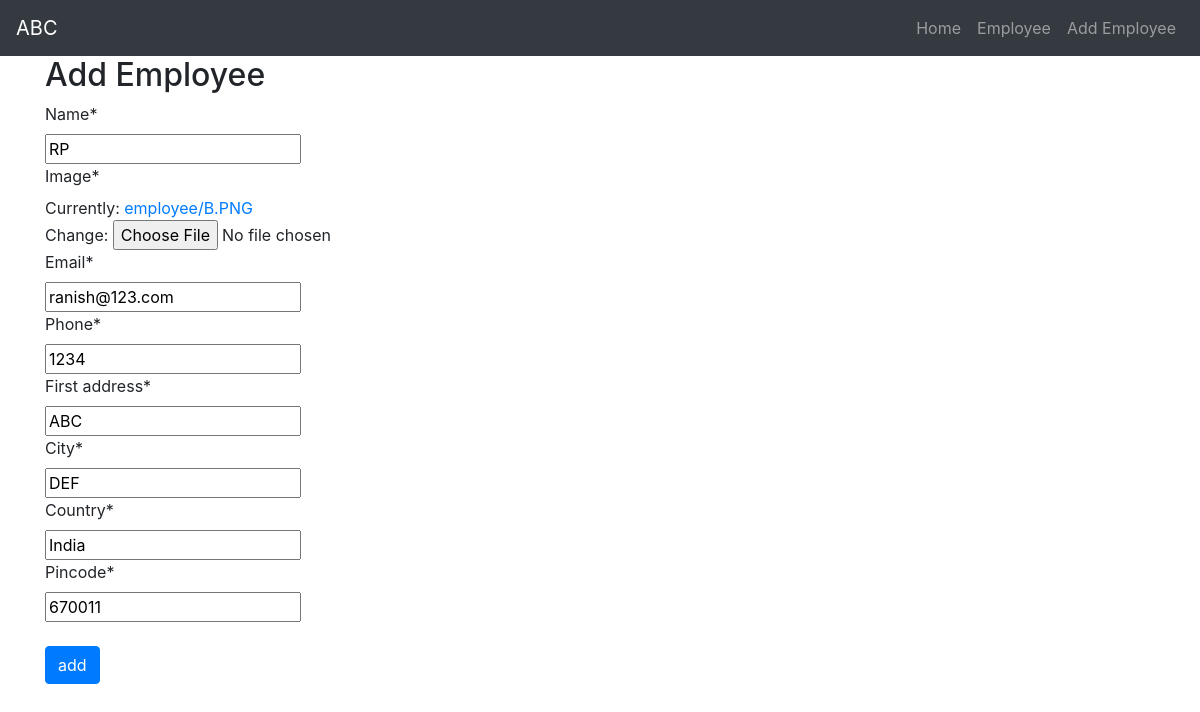
Page /employee/update/3 (signed in) on the earlier database version.
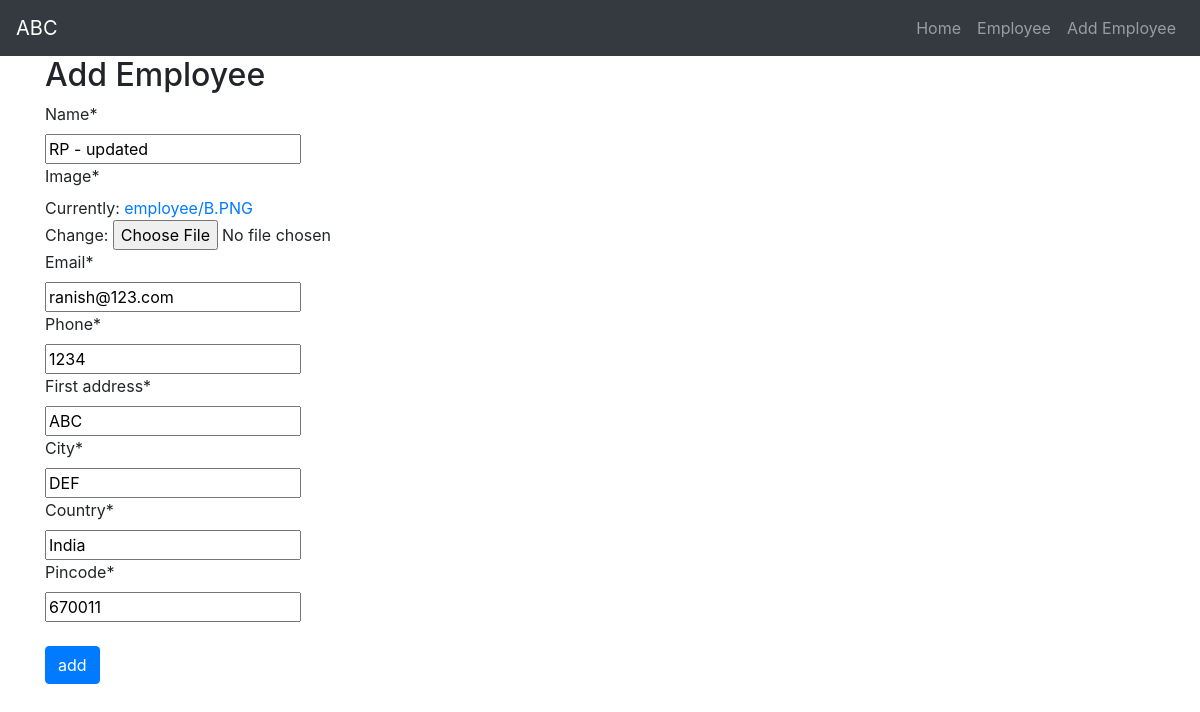
Same page on the later database version.
### employee/models.py (models this page shows, shortened)
class Employee(models.Model):
    name = models.CharField(max_length=100)
    image = models.ImageField(upload_to="employee/")
    email = models.EmailField(unique=True)
    phone = models.CharField(max_length=12)
    first_address = models.CharField(max_length=122)
    city = models.CharField(max_length=122)
    country = models.CharField(max_length=122)
    pincode = models.IntegerField(default=0)

### employee/views.py (the view)
# urls.py: path('update/<int:pk>', views.EmployeeUpdateView.as_view(), name='update-employee'),
class EmployeeUpdateView(LoginRequiredMixin, UpdateView):
    template_name ="employee/add_employee.html"
    model = Employee
    fields ="__all__"
    queryset = Employee.objects.all()
    success_url = reverse_lazy('list-employee')

### employee/templates/employee/add_employee.html (shortened to what this page needs)
{% extends 'base/base.html' %}
{% load crispy_forms_tags %}
{% block content %}
<div class="container">
    <div class="row">
        <div class="col-lg-8 ">
            <h2>Add Employee</h2>
            <form method="POST" enctype="multipart/form-data">
                {{ form | crispy }}
                <br>
                <button class="btn btn-primary" type="submit"> add</button>
            </form>
        </div>
    </div>
</div>
{% endblock %}

### templates/base/base.html (shortened to what this page needs)
<!DOCTYPE html>
{% load static %}
<html lang="en">
<head>
    <link rel="stylesheet" href="https://cdn.jsdelivr.net/npm/bootstrap@4.5.3/dist/css/bootstrap.min.css">
</head>
<body>
    {% if user.is_authenticated %}
        {% include 'base/navbar.html' %}
    {% endif %}
    {% block content %}
    {% endblock %}
</body>
</html>

### templates/base/navbar.html (shortened to what this page needs)
<nav class="navbar navbar-expand-lg navbar-dark bg-dark">
    <a class="navbar-brand" href="{% url 'home' %}">ABC</a>
    <div class="collapse navbar-collapse" id="navbarSupportedContent">
      <ul class="navbar-nav ml-auto text-white">
        <li class="nav-item text-white">
          <a class="nav-link" href="{% url 'home' %}" >Home <span class="sr-only">(current)</span></a>
        </li>
        <li class="nav-item text-white">
          <a class="nav-link" href="{% url 'list-employee' %}" >Employee</a>
        </li>
        <li class="nav-item text-white">
          <a class="nav-link" href="{% url 'add-employee' %}" >Add Employee</a>
        </li>
      </ul>
    </div>
  </nav>

Differences in the rows shown:
changed Employee "ranish@123.com": name "RP" → "RP - updated"
